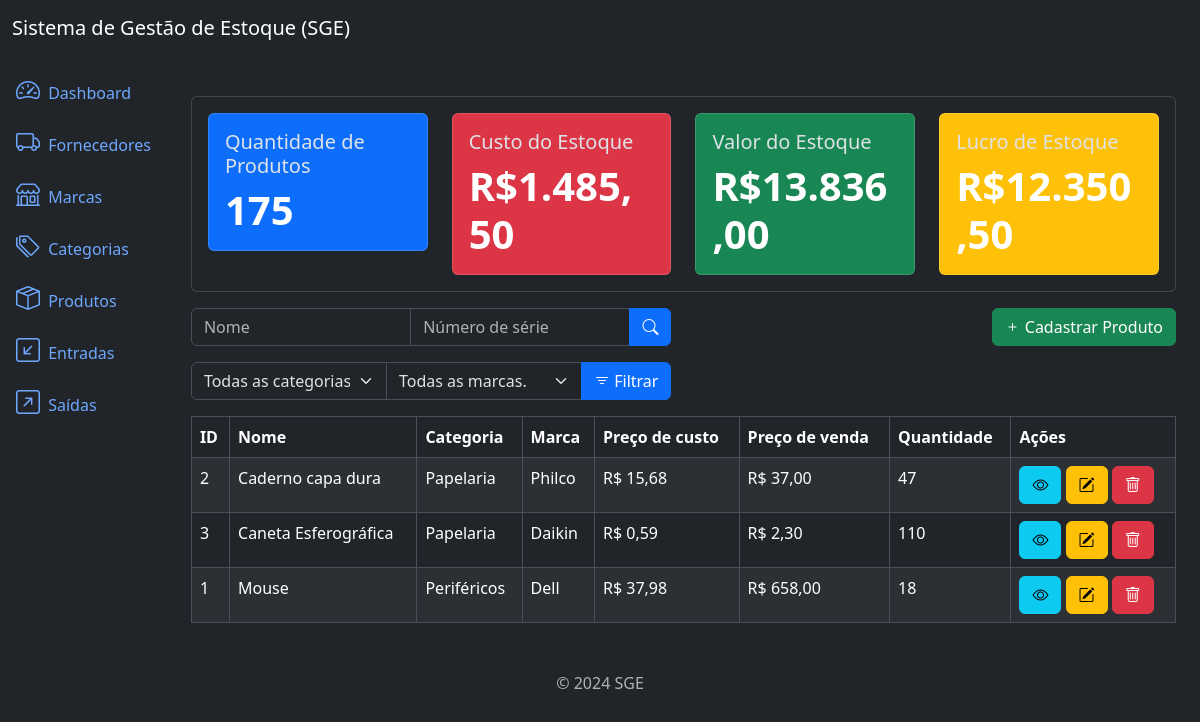
/products/list/, run on an earlier commit of the app's database.
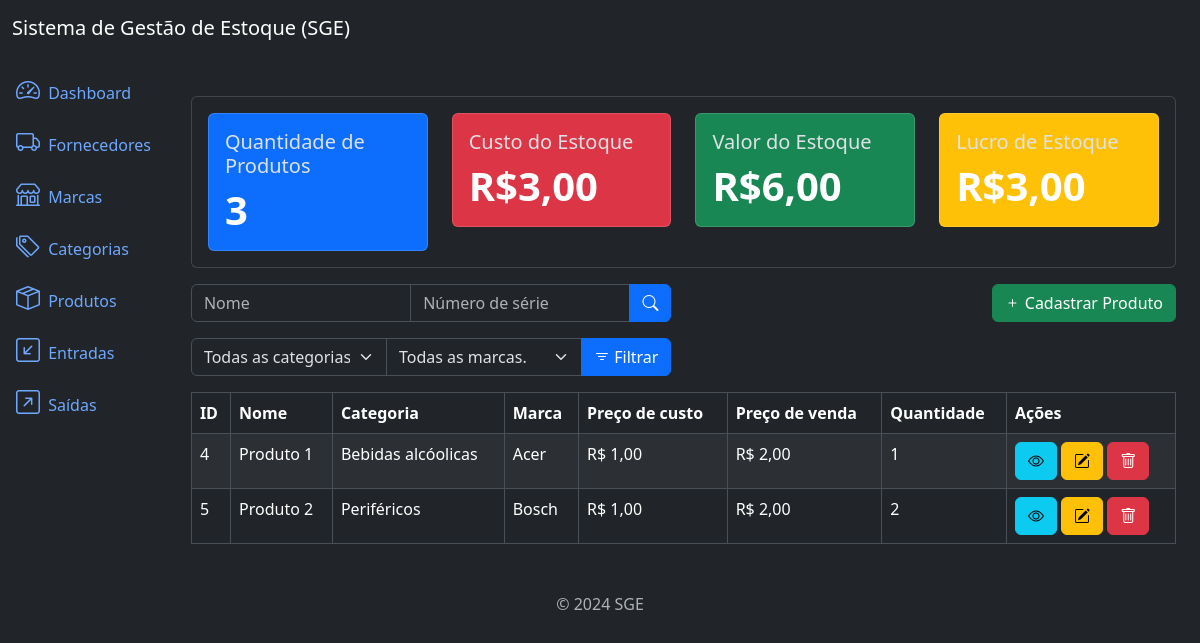
And on a later commit of the database.
### products/models.py (models this page shows, shortened)
class Product(models.Model):
    title = models.CharField(max_length=400)
    category = models.ForeignKey(Category, on_delete=models.PROTECT,
                related_name='products')
    brand = models.ForeignKey(Brand, on_delete=models.PROTECT,
            related_name='products')
    description = models.TextField(max_length=10000, blank=True, null=True)
    serie_number = models.CharField(max_length=200, null=True, blank=True)
    cost_price = models.DecimalField(max_digits=20, decimal_places=2)
    selling_price = models.DecimalField(max_digits=20, decimal_places=2)
    quantity = models.IntegerField(default=0)
    created_at = models.DateTimeField(auto_now_add=True)
    updated_at = models.DateTimeField(auto_now=True)
    class Meta:
        ordering = ['title']

### category/models.py (models this page shows)
class Category(models.Model):
    name = models.CharField(max_length=300)
    description = models.TextField(null=True, blank=True)
    created_at = models.DateTimeField(auto_now_add=True)
    updated_at = models.DateTimeField(auto_now=True)
    class Meta:
        ordering = ['name']
    def __str__(self):
        return self.name

### brands/models.py (models this page shows)
class Brand(models.Model):
    name = models.CharField(max_length=300)
    description = models.TextField(null=True, blank=True)
    created_at = models.DateTimeField(auto_now_add=True)
    updated_at = models.DateTimeField(auto_now=True)
    class Meta:
        ordering = ['name']
    def __str__(self):
        return self.name

### products/views.py (the view)
# urls.py: path('products/list/', views.ProductListView.as_view(), name='product_list'),
class ProductListView(ListView):
    model = models.Product
    template_name = 'products_list.html'
    context_object_name = 'products'
    paginate_by = 5
    def get_queryset(self):
        qs = super().get_queryset()
        title = self.request.GET.get('title')
        serie_number = self.request.GET.get('serie_number')
        category = self.request.GET.get('category')
        brand = self.request.GET.get('brand')
        if title:
            qs = qs.filter(title__icontains=title)
        if serie_number:
            qs = qs.filter(serie_number__icontains=serie_number)
        if category:
            qs = qs.filter(category__id = category)
        if brand:
            qs = qs.filter(brand__id = brand)
        return qs
    def get_context_data(self, **kwargs):
        context= super().get_context_data(**kwargs)
        context['product_metrics']= get_product_metric()
        context['categories'] = Category.objects.all()
        context['brands'] = Brand.objects.all()
        return context

### app/metrics.py (called while the page is built)
def get_product_metric():
    products = Product.objects.all()
    total_cost_price = sum(product.quantity * product.cost_price for \
                           product in products)
    total_quantity = sum(p.quantity for p in products)
    total_selling_price = sum(p.selling_price * p.quantity for p in products)
    total_profit = total_selling_price - total_cost_price
    product_metrics = {
        'total_quantity': total_quantity,
        'total_cost_price': number_format(total_cost_price, decimal_pos=2, force_grouping=True),
        'total_selling_price': number_format(total_selling_price, decimal_pos=2, force_grouping=True),
        'total_profit':number_format(total_profit, decimal_pos=2, force_grouping=True),
    }
    return product_metrics

### products/templates/products_list.html (shortened to what this page needs)
{% extends 'base.html' %}
{% block content %}
    {% include "components/_products_metrics.html" %}
<div class='row mb-3 mt-3'>
    <div class='col-md-6'>
        <form method="get" action="{% url "product_list" %}">
            <div class='input-group'>
                <input type="text" class="form-control" name='title' placeholder='Nome' value="{{request.GET.title}}">
                <input type="text" class="form-control" name='serie_number' placeholder='Número de série' value="{{request.GET.serie_number}}">
                <button type='submit' class="btn btn-primary">
                    <i class='bi bi-search'></i>
                </button>
            </div>
        </form>
    </div>
    <div class='col-md-6'>
        <a href="{% url "product_create" %}" class='btn btn-success float-end'>
            <i class='bi bi-plus'></i>
            Cadastrar Produto
        </a>
    </div>
</div>
<div class='row mb-3'>
    <div class='col-md-6'>
        <form method="GET" action="{% url "product_list" %}">
            <div class='input-group'>
                <select name="category" class='form-select'>
                    <option value="" {% if not request.GET.categories %}selected{% endif %}>Todas as categorias.</option>
                </select>
                <select name="brand" class='form-select'>
                    <option value="" {% if not request.GET.brands %}selected{% endif %}>Todas as marcas.</option>
                </select>
                <button class='btn btn-primary' type='submit'>
                    <i class='bi bi-filter'></i> Filtrar
                </button>
            </div>
        </form>
    </div>
</div>
<div class="table-responsive">
    <table class="table table-striped table-bordered">
        <thead class="thead-dark">
            <tr>
                <th>ID</th>
                <th>Nome</th>
                <th>Categoria</th>
                <th>Marca</th>
                <th>Preço de custo</th>
                <th>Preço de venda</th>
                <th>Quantidade</th>
                <th>Ações</th>
            </tr>
        </thead>
        <tbody>
            {% for product in products %}
                <tr>
                    <td>{{product.pk}}</td>
                    <td>{{product.title}}</td>
                    <td>{{product.category}}</td>
                    <td>{{product.brand}}</td>
                    <td>R$ {{product.cost_price}}</td>
                    <td>R$ {{product.selling_price}}</td>
                    <td>{{product.quantity}}</td>
                    <td>
                        <a href="{% url "product_detail" product.pk %}" class='btn btn-info btn-small'>
                            <i class='bi bi-eye'></i>
                        </a>
                        <a href="{% url "product_update" product.pk %}" class='btn btn-warning btn-small'>
                            <i class='bi bi-pencil-square'></i>
                        </a>
                        <a href="{% url "product_delete" product.pk %}" class='btn btn-danger btn-small'>
                            <i class='bi bi bi-trash'></i>
                        </a>
                    </td>
                </tr>
            {% endfor %}
        </tbody>
    </table>
</div>
{% endblock content %}

What changed in the data, as far as the page shows it:
removed Product: pk "2", title "Caderno capa dura", category "Papelaria", brand "Philco", cost_price "15,68", selling_price "37,00", quantity "47"
removed Product: pk "3", title "Caneta Esferográfica", category "Papelaria", brand "Daikin", cost_price "0,59", selling_price "2,30", quantity "110"
removed Product: pk "1", title "Mouse", category "Periféricos", brand "Dell", cost_price "37,98", selling_price "658,00", quantity "18"
added Product: pk "4", title "Produto 1", category "Bebidas alcóolicas", brand "Acer", cost_price "1,00", selling_price "2,00", quantity "1"
added Product: pk "5", title "Produto 2", category "Periféricos", brand "Bosch", cost_price "1,00", selling_price "2,00", quantity "2"
Also different on the page:
{{ product_metrics.total_quantity }}: "175" → "3"
{{ product_metrics.total_cost_price }}: "1.485,50" → "3,00"
{{ product_metrics.total_selling_price }}: "13.836,00" → "6,00"
{{ product_metrics.total_profit }}: "12.350,50" → "3,00"
